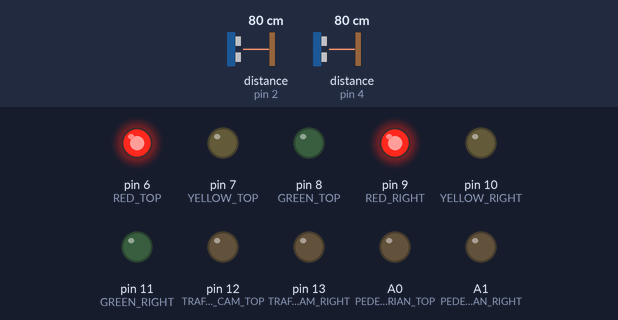
Simulated run of this sketch. Board: Arduino Uno, built for the host (arithmetic inside an expression is 32-bit, double 64-bit). On the bench: output pins drawn as LEDs (lit = HIGH). The test bench sets the inputs (shaded band); at power-on: distance to the obstacle (sensors on pin 2, pin 4) 80 cm. The echo pulse lasts 58.3 µs per cm; pins used as bus, display or sensor lines are not drawn; what the sketch prints to the serial monitor is not drawn.

Above: at 0.2 s.
At 1.0 s:
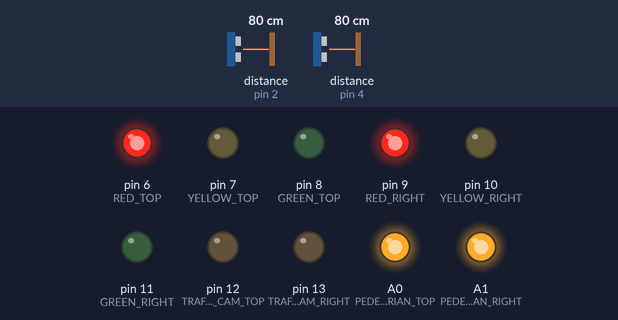
At 5.5 s:
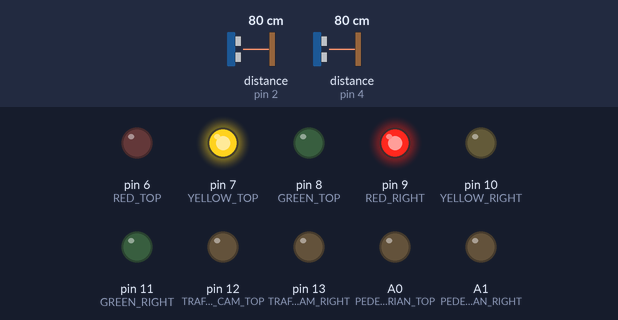
At 10.1 s:
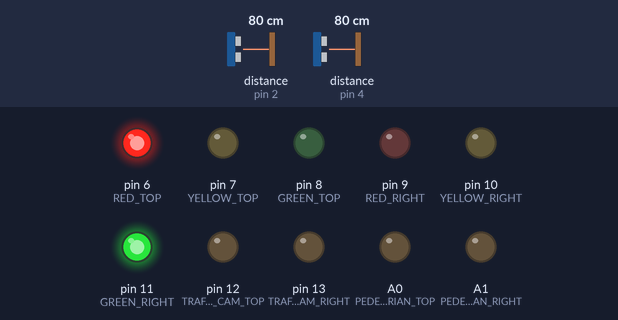
At 14.3 s:
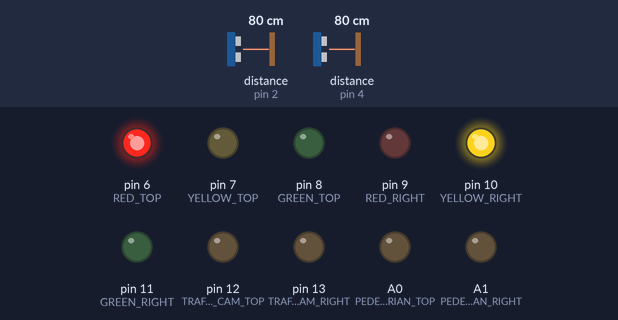
At 18.1 s:
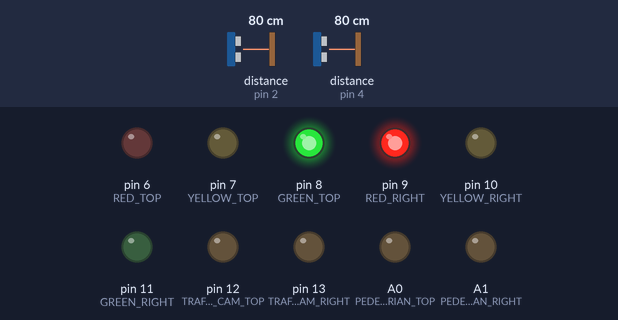
Timing chart, 0 to 19.7 s (numbered marks = the images above):
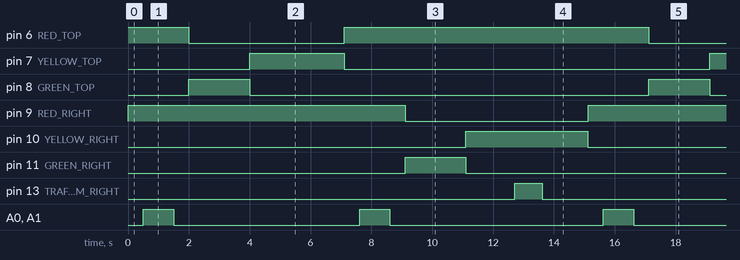

Measured:
- by itself, pin 6 (RED_TOP): repeats every 15.1 s: LOW 5.1 s, HIGH 10.0 s
- by itself, pin 7 (YELLOW_TOP): alternates HIGH for 3.1 s and LOW for 12.0 s
- by itself, pin 8 (GREEN_TOP), pin 11 (GREEN_RIGHT): alternates HIGH for 2.0 s and LOW for 13.1 s
- by itself, pin 9 (RED_RIGHT): alternates HIGH for 9.1 s and LOW for 6.0 s
- by itself, pin 10 (YELLOW_RIGHT): alternates HIGH for 4.0 s and LOW for 11.1 s
- by itself, pin 13 (TRAFFIC_CAM_RIGHT): alternates HIGH for 0.90 s and LOW for 14.2 s
- by itself, A0 (PEDESTRIAN_TOP), A1 (PEDESTRIAN_RIGHT): repeats every 15.1 s: LOW 6.1 s, HIGH 1.0 s, LOW 7.0 s, HIGH 1.0 s

The sketch:

SmartTrafficSystemHardware.ino
```cpp
//Name: Khant Khine
//Course: CS-470
//Brief: Arduino file to be uploaded to Arduino for Serial communication with Python file.

  #define ECHO_TOP 2
  #define TRIG_TOP 3
  #define ECHO_RIGHT 4
  #define TRIG_RIGHT 5
  #define RED_TOP 6
  #define YELLOW_TOP 7
  #define GREEN_TOP 8
  #define RED_RIGHT 9
  #define YELLOW_RIGHT 10
  #define GREEN_RIGHT 11
  #define TRAFFIC_CAM_TOP 12
  #define TRAFFIC_CAM_RIGHT 13
  #define PEDESTRIAN_TOP A0
  #define PEDESTRIAN_RIGHT A1
  String incomingDecision;

void setup()
{
  Serial.begin(9600);
  pinMode(ECHO_TOP, INPUT);
  pinMode(TRIG_TOP, OUTPUT);
  pinMode(ECHO_RIGHT, INPUT);
  pinMode(TRIG_RIGHT, OUTPUT);
  pinMode(RED_TOP, OUTPUT);
  pinMode(YELLOW_TOP, OUTPUT);
  pinMode(GREEN_TOP, OUTPUT);
  pinMode(RED_RIGHT, OUTPUT);
  pinMode(YELLOW_RIGHT, OUTPUT);
  pinMode(GREEN_RIGHT, OUTPUT);
  pinMode(TRAFFIC_CAM_TOP, OUTPUT);
  pinMode(TRAFFIC_CAM_RIGHT, OUTPUT);
  pinMode(PEDESTRIAN_TOP, OUTPUT);
  pinMode(PEDESTRIAN_RIGHT, OUTPUT);
}

void loop()
{
  //North South
  TrafficLight(RED_TOP, RED_RIGHT, YELLOW_TOP, GREEN_TOP, PEDESTRIAN_TOP, PEDESTRIAN_RIGHT, TRAFFIC_CAM_TOP, TRIG_TOP, ECHO_TOP, 0, 0);

  //East West
  TrafficLight(RED_TOP, RED_RIGHT, YELLOW_RIGHT, GREEN_RIGHT, PEDESTRIAN_TOP, PEDESTRIAN_RIGHT, TRAFFIC_CAM_RIGHT, TRIG_RIGHT, ECHO_RIGHT, 1, 1);
}

void TrafficLight(int red_top, int red_right, int yellow, int green, int pedestrian_top, int pedestrian_right, int traffic_cam, int trig, int echo, int direction, int turn)
{
  //Traffic Intersection makes all lights red.
  digitalWrite(red_top, HIGH);
  digitalWrite(red_right, HIGH);
  delay(500);

  //Pedestrian Lights for pedestrian crossing turn on and off.
  digitalWrite(pedestrian_top,HIGH);
  digitalWrite(pedestrian_right,HIGH);
  delay(1000);
  digitalWrite(pedestrian_top,LOW);
  digitalWrite(pedestrian_right,LOW);

  //Red Light turns off.
  delay(500);
  if(direction == 0)
  {
    digitalWrite(red_top, LOW);
  }

  else
  {
    digitalWrite(red_right, LOW);
  }

  //Green Light turns on and off.
  digitalWrite(green, HIGH);
  delay(2000);
  digitalWrite(green, LOW);

  //Yellow Light turns on and off.
  digitalWrite(yellow, HIGH);
  delay(1500);
  readSpeed(trig, echo, yellow, traffic_cam, turn);
  delay(500);
  digitalWrite(yellow, LOW);
}

void readSpeed(int trig, int echo, int yellow, int traffic_cam, int turn)
{
  //Distance 1 trigger
  digitalWrite(trig, HIGH);
  delayMicroseconds(10);
  digitalWrite(trig, LOW);

  //Distance 1 Measurement
  int duration1 = pulseIn(echo, HIGH);
  Serial.println(duration1);
  float distanceMeters1=(duration1*343.0)/20000.0;
  Serial.println(distanceMeters1);
  //Eliminate Interference
  delay(100);

  //Distance 2 trigger
  digitalWrite(trig, HIGH);
  delayMicroseconds(10);
  digitalWrite(trig, LOW);
  //Distance 2 measurement
  int duration2 = pulseIn(echo, HIGH);
   //Serial.println(duration2);
  float distanceMeters2=(duration2*343.0)/20000.0;
  //Serial.println(distanceMeters2);

  //Measure speed
  float avgDistanceMiles = (distanceMeters1 + distanceMeters2) / 2.0;
  float timeHours = 0.1;
  float speed=(avgDistanceMiles/timeHours)*20.0;
  Serial.print(speed);

  if(turn==1)
  {
     digitalWrite(traffic_cam, HIGH);
      delay(900);
      digitalWrite(traffic_cam, LOW);
  }
  //Read Serial
  delay(1000);
 if (Serial.available())
 {
    incomingDecision = Serial.read();

     //If Yellow light extension is activated
    if (incomingDecision == 1)
    {

      //Speed camera turned on.
    }
  }
}
```
